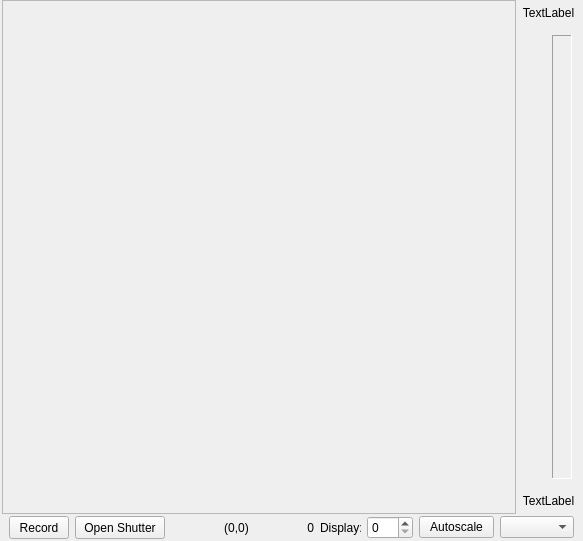
<?xml version="1.0" encoding="UTF-8"?>
<ui version="4.0">
 <class>Frame</class>
 <widget class="QFrame" name="Frame">
  <property name="geometry">
   <rect>
    <x>0</x>
    <y>0</y>
    <width>583</width>
    <height>541</height>
   </rect>
  </property>
  <property name="windowTitle">
   <string>Frame</string>
  </property>
  <property name="frameShape">
   <enum>QFrame::NoFrame</enum>
  </property>
  <property name="frameShadow">
   <enum>QFrame::Raised</enum>
  </property>
  <layout class="QVBoxLayout" name="verticalLayout_2">
   <property name="spacing">
    <number>0</number>
   </property>
   <property name="margin">
    <number>0</number>
   </property>
   <item>
    <widget class="QWidget" name="displayWidget" native="true">
     <property name="sizePolicy">
      <sizepolicy hsizetype="Preferred" vsizetype="Preferred">
       <horstretch>0</horstretch>
       <verstretch>0</verstretch>
      </sizepolicy>
     </property>
     <property name="maximumSize">
      <size>
       <width>16777215</width>
       <height>16777215</height>
      </size>
     </property>
     <layout class="QHBoxLayout" name="horizontalLayout_2">
      <property name="spacing">
       <number>0</number>
      </property>
      <property name="leftMargin">
       <number>2</number>
      </property>
      <property name="topMargin">
       <number>0</number>
      </property>
      <property name="rightMargin">
       <number>2</number>
      </property>
      <property name="bottomMargin">
       <number>0</number>
      </property>
      <item>
       <widget class="CameraScrollArea" name="cameraScrollArea">
        <property name="minimumSize">
         <size>
          <width>514</width>
          <height>514</height>
         </size>
        </property>
        <property name="autoFillBackground">
         <bool>false</bool>
        </property>
        <property name="widgetResizable">
         <bool>true</bool>
        </property>
        <widget class="QWidget" name="scrollAreaWidgetContents">
         <property name="geometry">
          <rect>
           <x>0</x>
           <y>0</y>
           <width>512</width>
           <height>512</height>
          </rect>
         </property>
        </widget>
       </widget>
      </item>
      <item>
       <widget class="QWidget" name="scaleWidget" native="true">
        <property name="minimumSize">
         <size>
          <width>65</width>
          <height>0</height>
         </size>
        </property>
        <property name="maximumSize">
         <size>
          <width>16777215</width>
          <height>16777215</height>
         </size>
        </property>
        <layout class="QVBoxLayout" name="verticalLayout">
         <property name="leftMargin">
          <number>0</number>
         </property>
         <property name="topMargin">
          <number>6</number>
         </property>
         <property name="rightMargin">
          <number>0</number>
         </property>
         <property name="bottomMargin">
          <number>6</number>
         </property>
         <item>
          <widget class="QLabel" name="scaleMax">
           <property name="maximumSize">
            <size>
             <width>16777215</width>
             <height>14</height>
            </size>
           </property>
           <property name="text">
            <string>TextLabel</string>
           </property>
           <property name="alignment">
            <set>Qt::AlignCenter</set>
           </property>
          </widget>
         </item>
         <item>
          <widget class="QWidget" name="slideWidget" native="true">
           <layout class="QHBoxLayout" name="horizontalLayout">
            <item>
             <widget class="QWidget" name="rangeSliderWidget" native="true">
              <property name="minimumSize">
               <size>
                <width>9</width>
                <height>0</height>
               </size>
              </property>
             </widget>
            </item>
            <item>
             <widget class="QFrame" name="colorFrame">
              <property name="maximumSize">
               <size>
                <width>20</width>
                <height>10000</height>
               </size>
              </property>
              <property name="frameShape">
               <enum>QFrame::Panel</enum>
              </property>
              <property name="frameShadow">
               <enum>QFrame::Sunken</enum>
              </property>
             </widget>
            </item>
           </layout>
          </widget>
         </item>
         <item>
          <widget class="QLabel" name="scaleMin">
           <property name="maximumSize">
            <size>
             <width>16777215</width>
             <height>14</height>
            </size>
           </property>
           <property name="text">
            <string>TextLabel</string>
           </property>
           <property name="alignment">
            <set>Qt::AlignCenter</set>
           </property>
          </widget>
         </item>
        </layout>
       </widget>
      </item>
     </layout>
    </widget>
   </item>
   <item>
    <widget class="QWidget" name="infoWidget" native="true">
     <layout class="QHBoxLayout" name="horizontalLayout_3">
      <property name="leftMargin">
       <number>9</number>
      </property>
      <property name="topMargin">
       <number>2</number>
      </property>
      <property name="rightMargin">
       <number>9</number>
      </property>
      <property name="bottomMargin">
       <number>2</number>
      </property>
      <item>
       <widget class="QPushButton" name="recordButton">
        <property name="sizePolicy">
         <sizepolicy hsizetype="Fixed" vsizetype="Fixed">
          <horstretch>0</horstretch>
          <verstretch>0</verstretch>
         </sizepolicy>
        </property>
        <property name="minimumSize">
         <size>
          <width>60</width>
          <height>0</height>
         </size>
        </property>
        <property name="maximumSize">
         <size>
          <width>75</width>
          <height>23</height>
         </size>
        </property>
        <property name="text">
         <string>Record</string>
        </property>
       </widget>
      </item>
      <item>
       <widget class="QPushButton" name="cameraShutterButton">
        <property name="sizePolicy">
         <sizepolicy hsizetype="Fixed" vsizetype="Fixed">
          <horstretch>0</horstretch>
          <verstretch>0</verstretch>
         </sizepolicy>
        </property>
        <property name="minimumSize">
         <size>
          <width>90</width>
          <height>0</height>
         </size>
        </property>
        <property name="maximumSize">
         <size>
          <width>75</width>
          <height>23</height>
         </size>
        </property>
        <property name="focusPolicy">
         <enum>Qt::NoFocus</enum>
        </property>
        <property name="text">
         <string>Open Shutter</string>
        </property>
       </widget>
      </item>
      <item>
       <spacer name="horizontalSpacer">
        <property name="orientation">
         <enum>Qt::Horizontal</enum>
        </property>
        <property name="sizeHint" stdset="0">
         <size>
          <width>185</width>
          <height>20</height>
         </size>
        </property>
       </spacer>
      </item>
      <item>
       <widget class="QLabel" name="intensityPosLabel">
        <property name="minimumSize">
         <size>
          <width>61</width>
          <height>0</height>
         </size>
        </property>
        <property name="maximumSize">
         <size>
          <width>61</width>
          <height>16777215</height>
         </size>
        </property>
        <property name="text">
         <string>(0,0)</string>
        </property>
        <property name="alignment">
         <set>Qt::AlignCenter</set>
        </property>
       </widget>
      </item>
      <item>
       <widget class="QLabel" name="intensityIntLabel">
        <property name="minimumSize">
         <size>
          <width>41</width>
          <height>0</height>
         </size>
        </property>
        <property name="maximumSize">
         <size>
          <width>41</width>
          <height>16777215</height>
         </size>
        </property>
        <property name="text">
         <string>0</string>
        </property>
        <property name="alignment">
         <set>Qt::AlignRight|Qt::AlignTrailing|Qt::AlignVCenter</set>
        </property>
       </widget>
      </item>
      <item>
       <widget class="QLabel" name="syncLabel">
        <property name="minimumSize">
         <size>
          <width>41</width>
          <height>0</height>
         </size>
        </property>
        <property name="maximumSize">
         <size>
          <width>41</width>
          <height>16777215</height>
         </size>
        </property>
        <property name="text">
         <string>Display:</string>
        </property>
       </widget>
      </item>
      <item>
       <widget class="QSpinBox" name="syncSpinBox">
        <property name="minimumSize">
         <size>
          <width>46</width>
          <height>0</height>
         </size>
        </property>
        <property name="maximumSize">
         <size>
          <width>46</width>
          <height>16777215</height>
         </size>
        </property>
       </widget>
      </item>
      <item>
       <widget class="QPushButton" name="autoScaleButton">
        <property name="minimumSize">
         <size>
          <width>75</width>
          <height>0</height>
         </size>
        </property>
        <property name="maximumSize">
         <size>
          <width>75</width>
          <height>16777215</height>
         </size>
        </property>
        <property name="focusPolicy">
         <enum>Qt::NoFocus</enum>
        </property>
        <property name="text">
         <string>Autoscale</string>
        </property>
       </widget>
      </item>
      <item>
       <widget class="QComboBox" name="colorComboBox">
        <property name="minimumSize">
         <size>
          <width>74</width>
          <height>0</height>
         </size>
        </property>
        <property name="maximumSize">
         <size>
          <width>74</width>
          <height>16777215</height>
         </size>
        </property>
       </widget>
      </item>
     </layout>
    </widget>
   </item>
  </layout>
 </widget>
 <customwidgets>
  <customwidget>
   <class>CameraScrollArea</class>
   <extends>QScrollArea</extends>
   <header>camera.cameraDisplay</header>
   <container>1</container>
  </customwidget>
 </customwidgets>
 <resources/>
 <connections/>
</ui>
